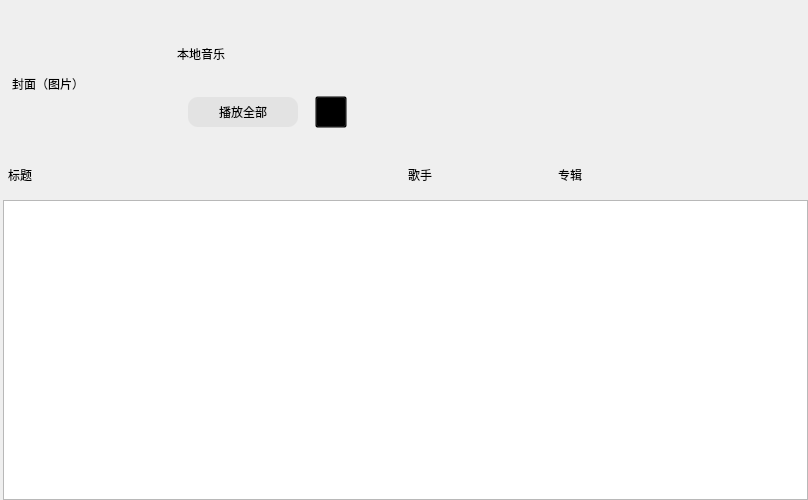
<?xml version="1.0" encoding="UTF-8"?>
<ui version="4.0">
 <class>CommonPage</class>
 <widget class="QWidget" name="CommonPage">
  <property name="geometry">
   <rect>
    <x>0</x>
    <y>0</y>
    <width>808</width>
    <height>500</height>
   </rect>
  </property>
  <property name="windowTitle">
   <string>Form</string>
  </property>
  <layout class="QVBoxLayout" name="verticalLayout">
   <property name="spacing">
    <number>0</number>
   </property>
   <property name="leftMargin">
    <number>3</number>
   </property>
   <property name="topMargin">
    <number>0</number>
   </property>
   <property name="rightMargin">
    <number>0</number>
   </property>
   <property name="bottomMargin">
    <number>0</number>
   </property>
   <item>
    <widget class="QWidget" name="musicBox" native="true">
     <property name="minimumSize">
      <size>
       <width>0</width>
       <height>150</height>
      </size>
     </property>
     <property name="maximumSize">
      <size>
       <width>16777215</width>
       <height>150</height>
      </size>
     </property>
     <layout class="QHBoxLayout" name="horizontalLayout_2">
      <item>
       <widget class="QLabel" name="cover">
        <property name="minimumSize">
         <size>
          <width>150</width>
          <height>150</height>
         </size>
        </property>
        <property name="maximumSize">
         <size>
          <width>150</width>
          <height>150</height>
         </size>
        </property>
        <property name="text">
         <string>封面（图片）</string>
        </property>
       </widget>
      </item>
      <item>
       <widget class="QWidget" name="buttonBox" native="true">
        <property name="minimumSize">
         <size>
          <width>200</width>
          <height>150</height>
         </size>
        </property>
        <property name="maximumSize">
         <size>
          <width>200</width>
          <height>150</height>
         </size>
        </property>
        <layout class="QVBoxLayout" name="verticalLayout_2">
         <item>
          <widget class="QLabel" name="commonText">
           <property name="minimumSize">
            <size>
             <width>0</width>
             <height>30</height>
            </size>
           </property>
           <property name="maximumSize">
            <size>
             <width>16777215</width>
             <height>30</height>
            </size>
           </property>
           <property name="text">
            <string>本地音乐</string>
           </property>
          </widget>
         </item>
         <item>
          <layout class="QHBoxLayout" name="horizontalLayout_3">
           <item>
            <widget class="QPushButton" name="playAll">
             <property name="minimumSize">
              <size>
               <width>110</width>
               <height>30</height>
              </size>
             </property>
             <property name="maximumSize">
              <size>
               <width>110</width>
               <height>30</height>
              </size>
             </property>
             <property name="styleSheet">
              <string notr="true">#playAll
{
    background-color:#e3e3e3;
    border-radius: 10px;
}

#playAll:hover
{
    background-color:#1ecd97;
}</string>
             </property>
             <property name="text">
              <string>播放全部</string>
             </property>
            </widget>
           </item>
           <item>
            <widget class="QPushButton" name="addLocalBtn">
             <property name="minimumSize">
              <size>
               <width>32</width>
               <height>32</height>
              </size>
             </property>
             <property name="maximumSize">
              <size>
               <width>32</width>
               <height>32</height>
              </size>
             </property>
             <property name="styleSheet">
              <string notr="true">background-color:transparent;</string>
             </property>
             <property name="text">
              <string/>
             </property>
            </widget>
           </item>
          </layout>
         </item>
        </layout>
       </widget>
      </item>
      <item>
       <spacer name="horizontalSpacer">
        <property name="orientation">
         <enum>Qt::Horizontal</enum>
        </property>
        <property name="sizeHint" stdset="0">
         <size>
          <width>440</width>
          <height>20</height>
         </size>
        </property>
       </spacer>
      </item>
     </layout>
    </widget>
   </item>
   <item>
    <widget class="QWidget" name="musicDescribe" native="true">
     <property name="minimumSize">
      <size>
       <width>0</width>
       <height>50</height>
      </size>
     </property>
     <property name="maximumSize">
      <size>
       <width>16777215</width>
       <height>50</height>
      </size>
     </property>
     <layout class="QHBoxLayout" name="horizontalLayout">
      <property name="spacing">
       <number>0</number>
      </property>
      <property name="leftMargin">
       <number>5</number>
      </property>
      <property name="topMargin">
       <number>0</number>
      </property>
      <property name="rightMargin">
       <number>0</number>
      </property>
      <property name="bottomMargin">
       <number>0</number>
      </property>
      <item>
       <widget class="QLabel" name="title">
        <property name="minimumSize">
         <size>
          <width>400</width>
          <height>0</height>
         </size>
        </property>
        <property name="maximumSize">
         <size>
          <width>400</width>
          <height>16777215</height>
         </size>
        </property>
        <property name="text">
         <string>标题</string>
        </property>
       </widget>
      </item>
      <item>
       <widget class="QLabel" name="singer">
        <property name="minimumSize">
         <size>
          <width>150</width>
          <height>0</height>
         </size>
        </property>
        <property name="maximumSize">
         <size>
          <width>150</width>
          <height>16777215</height>
         </size>
        </property>
        <property name="text">
         <string>歌手</string>
        </property>
       </widget>
      </item>
      <item>
       <widget class="QLabel" name="album">
        <property name="minimumSize">
         <size>
          <width>250</width>
          <height>0</height>
         </size>
        </property>
        <property name="maximumSize">
         <size>
          <width>250</width>
          <height>16777215</height>
         </size>
        </property>
        <property name="text">
         <string>专辑</string>
        </property>
       </widget>
      </item>
     </layout>
    </widget>
   </item>
   <item>
    <widget class="QListWidget" name="musicList"/>
   </item>
  </layout>
 </widget>
 <resources/>
 <connections/>
</ui>
